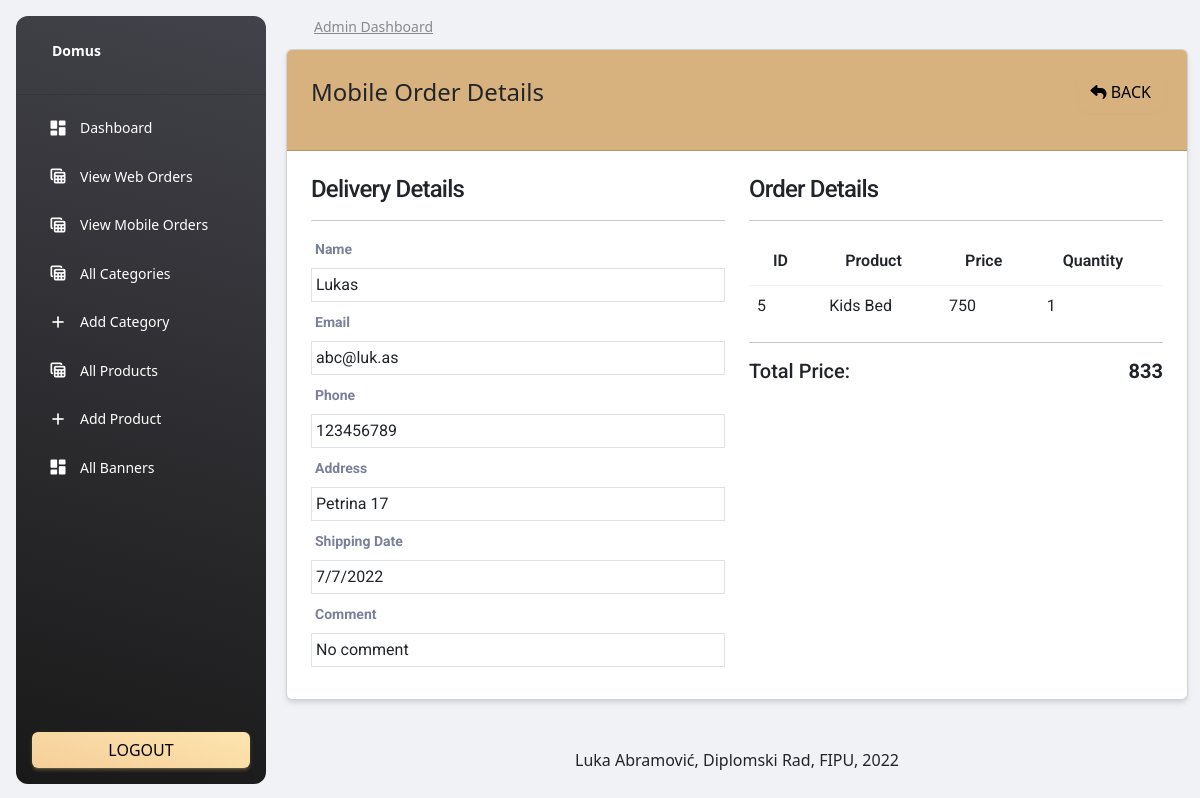
/admin/mobileOrderDetails.php?id=2 (signed in), run on the app's committed database.
### tables this page shows
CREATE TABLE `mobile_orders` (
  `id` int(11) NOT NULL,
  `name` varchar(255) NOT NULL,
  `email` varchar(255) NOT NULL,
  `phone` varchar(255) NOT NULL,
  `address` varchar(255) NOT NULL,
  `date` varchar(255) NOT NULL,
  `comment` varchar(255) NOT NULL,
  `tax` int(11) NOT NULL,
  `total_price` int(255) NOT NULL
);

CREATE TABLE `mobile_order_items` (
  `id` int(11) NOT NULL,
  `order_id` int(11) NOT NULL,
  `amount` int(11) NOT NULL,
  `price_item` int(255) NOT NULL,
  `product_id` int(11) NOT NULL,
  `product_name` varchar(255) NOT NULL
);

### web/functions/functions.php (called while the page is built, shortened)
<?php
include('../config/connection.php');
function checkMobileOrder($orderId){
    global $con;
    $query = "SELECT * FROM mobile_orders WHERE id='$orderId' ";
    return mysqli_query($con, $query);
}
?>

### web/admin/mobileOrderDetails.php (the view, shortened to what this page needs)
<?php
include('../middleware/adminMiddle.php');
include('includes/header.php');
if (isset($_GET['id'])) {
    $order_id = $_GET['id'];
    $orderData = checkMobileOrder($order_id);
?>
    <?php
} else {
    ?>
    <h4>Something went wrong</h4>
<?php
    die();
}
$data = mysqli_fetch_array($orderData);
?>
<div class="container">
<div class="row">
                <div class="col-md-12">
                    <div class="card">
                        <div class="card-header bg-domus">
                            <span class="fs-4">Mobile Order Details</span>
                            <a href="mobileOrders.php" class="btn btn-domus float-end"> <i class="fa fa-reply"></i> Back</a>
                        </div>
                        <div class="card-body">
                            <div class="row">
                                <div class="col-md-6">
                                    <h4>Delivery Details</h4>
                                    <hr>
                                    <div class="row">
                                        <div class="col-md-12 mb-2">
                                            <label class="fw-bold">Name</label>
                                            <div class="border p-1">
                                                <?= $data['name'] ?>
                                            </div>
                                        </div>
                                        <div class="col-md-12 mb-2">
                                            <label class="fw-bold">Email</label>
                                            <div class="border p-1">
                                                <?= $data['email'] ?>
                                            </div>
                                        </div>
                                        <div class="col-md-12 mb-2">
                                            <label class="fw-bold">Phone</label>
                                            <div class="border p-1">
                                                <?= $data['phone'] ?>
                                            </div>
                                        </div>
                                        <div class="col-md-12 mb-2">
                                            <label class="fw-bold">Address</label>
                                            <div class="border p-1">
                                                <?= $data['address'] ?>
                                            </div>
                                        </div>
                                        <div class="col-md-12 mb-2">
                                            <label class="fw-bold">Shipping Date</label>
                                            <div class="border p-1">
                                                <?= $data['date'] ?>
                                            </div>
                                        </div>
                                        <div class="col-md-12 mb-2">
                                            <label class="fw-bold">Comment</label>
                                            <div class="border p-1">
                                                <?= $data['comment'] ?>
                                            </div>
                                        </div>
                                    </div>
                                </div>
                                <div class="col-md-6">
                                    <h4>Order Details</h4>
                                    <hr>
                                    <table class="table">
                                        <thead>
                                            <tr>
                                                <th>ID</th>
                                                <th>Product</th>
                                                <th>Price</th>
                                                <th>Quantity</th>
                                            </tr>
                                        </thead>
                                        <tbody>
                                            <?php
                                                $order_query = "SELECT mobile_orders.id, mobile_order_items.*
                                                FROM mobile_orders, mobile_order_items
                                                WHERE mobile_order_items.order_id=mobile_orders.id
                                                AND mobile_orders.id=$order_id";
                                                $order_query_run = mysqli_query($con, $order_query);
                                                if(mysqli_num_rows($order_query_run) > 0){
                                                    foreach($order_query_run as $item){
                                                        ?>
                                                            <tr>
                                                                <td class="align-middle">
                                                                    <?= $item['product_id']; ?>
                                                                </td>
                                                                <td class="align-middle">
                                                                    <?= $item['product_name']; ?>
                                                                </td>
                                                                <td class="align-middle">
                                                                    <?= $item['price_item']; ?>
                                                                </td>
                                                                <td class="align-middle">
                                                                    <?= $item['amount']; ?>
                                                                </td>
                                                            </tr>
                                                        <?php
                                                    }
                                                }
                                            ?>
                                        </tbody>
                                    </table>
                                    <hr>
                                    <h5>Total Price: <span class="float-end fw-bold"><?= $data['total_price']; ?></span></h5>
                                </div>
                            </div>
                        </div>
                    </div>
                </div>
            </div>
</div>
<?php include('includes/footer.php') ?>

### data on the page
mobile_orders: name "Lukas", email "abc@luk.as", phone "123456789", address "Petrina 17", date "7/7/2022", comment "No comment", mobile_order_items.product_id "5", mobile_order_items.product_name "Kids Bed", mobile_order_items.price_item "750", mobile_order_items.amount "1", total_price "833"
